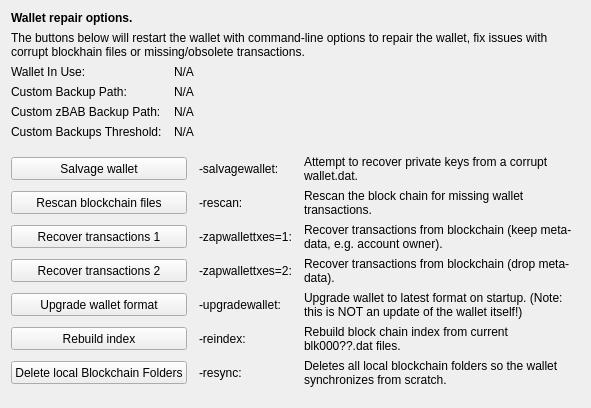
     <widget class="QWidget" name="tab_repair">
      <attribute name="title">
       <string>&amp;Wallet Repair</string>
      </attribute>
      <layout class="QGridLayout" name="gridLayout_4" columnstretch="0,0,0,0">
       <property name="horizontalSpacing">
        <number>12</number>
       </property>
       <item row="0" column="0" colspan="4">
        <widget class="QLabel" name="label_repair_header">
         <property name="font">
          <font>
           <weight>75</weight>
           <bold>true</bold>
          </font>
         </property>
         <property name="text">
          <string>Wallet repair options.</string>
         </property>
        </widget>
       </item>
       <item row="1" column="0" colspan="4">
        <widget class="QLabel" name="label_repair_helptext">
         <property name="font">
          <font>
           <weight>50</weight>
           <bold>false</bold>
          </font>
         </property>
         <property name="text">
          <string>The buttons below will restart the wallet with command-line options to repair the wallet, fix issues with corrupt blockhain files or missing/obsolete transactions.</string>
         </property>
         <property name="wordWrap">
          <bool>true</bool>
         </property>
        </widget>
       </item>
       <item row="2" column="0">
        <widget class="QLabel" name="wallet_path_label">
         <property name="text">
          <string>Wallet In Use:</string>
         </property>
        </widget>
       </item>
       <item row="2" column="1" colspan="3">
        <widget class="QLabel" name="wallet_path">
         <property name="cursor">
          <cursorShape>IBeamCursor</cursorShape>
         </property>
         <property name="text">
          <string>N/A</string>
         </property>
         <property name="textFormat">
          <enum>Qt::PlainText</enum>
         </property>
         <property name="textInteractionFlags">
          <set>Qt::LinksAccessibleByMouse|Qt::TextSelectableByKeyboard|Qt::TextSelectableByMouse</set>
         </property>
        </widget>
       </item>
       <item row="3" column="0">
        <widget class="QLabel" name="wallet_custombackuppath_label">
         <property name="text">
          <string>Custom Backup Path:</string>
         </property>
         <property name="visible">
          <bool>false</bool>
         </property>
        </widget>
       </item>
       <item row="3" column="1" colspan="3">
        <widget class="QLabel" name="wallet_custombackuppath">
         <property name="cursor">
          <cursorShape>IBeamCursor</cursorShape>
         </property>
         <property name="text">
          <string>N/A</string>
         </property>
         <property name="textFormat">
          <enum>Qt::PlainText</enum>
         </property>
         <property name="textInteractionFlags">
          <set>Qt::LinksAccessibleByMouse|Qt::TextSelectableByKeyboard|Qt::TextSelectableByMouse</set>
         </property>
         <property name="visible">
          <bool>false</bool>
         </property>
        </widget>
       </item>
       <item row="4" column="0">
        <widget class="QLabel" name="wallet_customzbabbackuppath_label">
         <property name="text">
          <string>Custom zBAB Backup Path:</string>
         </property>
         <property name="visible">
          <bool>false</bool>
         </property>
        </widget>
       </item>
       <item row="4" column="1" colspan="3">
        <widget class="QLabel" name="wallet_customzbabbackuppath">
         <property name="cursor">
          <cursorShape>IBeamCursor</cursorShape>
         </property>
         <property name="text">
          <string>N/A</string>
         </property>
         <property name="textFormat">
          <enum>Qt::PlainText</enum>
         </property>
         <property name="textInteractionFlags">
          <set>Qt::LinksAccessibleByMouse|Qt::TextSelectableByKeyboard|Qt::TextSelectableByMouse</set>
         </property>
         <property name="visible">
          <bool>false</bool>
         </property>
        </widget>
       </item>
       <item row="5" column="0">
        <widget class="QLabel" name="wallet_custombackupthreshold_label">
         <property name="text">
          <string>Custom Backups Threshold:</string>
         </property>
         <property name="visible">
          <bool>false</bool>
         </property>
        </widget>
       </item>
       <item row="5" column="1" colspan="3">
        <widget class="QLabel" name="wallet_custombackupthreshold">
         <property name="cursor">
          <cursorShape>IBeamCursor</cursorShape>
         </property>
         <property name="text">
          <string>N/A</string>
         </property>
         <property name="textFormat">
          <enum>Qt::PlainText</enum>
         </property>
         <property name="textInteractionFlags">
          <set>Qt::LinksAccessibleByMouse|Qt::TextSelectableByKeyboard|Qt::TextSelectableByMouse</set>
         </property>
         <property name="visible">
          <bool>false</bool>
         </property>
        </widget>
       </item>
       <item row="6" column="0">
        <spacer name="verticalSpacer_repair1">
         <property name="orientation">
          <enum>Qt::Vertical</enum>
         </property>
         <property name="sizeHint" stdset="0">
          <size>
           <width>10</width>
           <height>10</height>
          </size>
         </property>
        </spacer>
       </item>
       <item row="7" column="0" colspan="2">
        <widget class="QPushButton" name="btn_salvagewallet">
         <property name="minimumSize">
          <size>
           <width>100</width>
           <height>23</height>
          </size>
         </property>
         <property name="text">
          <string>Salvage wallet</string>
         </property>
        </widget>
       </item>
       <item row="7" column="2">
        <widget class="QLabel" name="label_repair_salvage_command">
         <property name="text">
          <string notr="true">-salvagewallet:</string>
         </property>
        </widget>
       </item>
       <item row="7" column="3">
        <widget class="QLabel" name="label_repair_salvage">
         <property name="text">
          <string>Attempt to recover private keys from a corrupt wallet.dat.</string>
         </property>
         <property name="wordWrap">
          <bool>true</bool>
         </property>
        </widget>
       </item>
       <item row="8" column="0" colspan="2">
        <widget class="QPushButton" name="btn_rescan">
         <property name="minimumSize">
          <size>
           <width>100</width>
           <height>23</height>
          </size>
         </property>
         <property name="text">
          <string>Rescan blockchain files</string>
         </property>
        </widget>
       </item>
       <item row="8" column="2">
        <widget class="QLabel" name="label_repair_rescan_command">
         <property name="text">
          <string notr="true">-rescan:</string>
         </property>
        </widget>
       </item>
       <item row="8" column="3">
        <widget class="QLabel" name="label_repair_rescan">
         <property name="text">
          <string>Rescan the block chain for missing wallet transactions.</string>
         </property>
         <property name="wordWrap">
          <bool>true</bool>
         </property>
        </widget>
       </item>
       <item row="9" column="0" colspan="2">
        <widget class="QPushButton" name="btn_zapwallettxes1">
         <property name="minimumSize">
          <size>
           <width>100</width>
           <height>23</height>
          </size>
         </property>
         <property name="text">
          <string>Recover transactions 1</string>
         </property>
        </widget>
       </item>
       <item row="9" column="2">
        <widget class="QLabel" name="label_repair_zap1_command">
         <property name="text">
          <string notr="true">-zapwallettxes=1:</string>
         </property>
        </widget>
       </item>
       <item row="9" column="3">
        <widget class="QLabel" name="label_repair_zap1">
         <property name="text">
          <string>Recover transactions from blockchain (keep meta-data, e.g. account owner).</string>
         </property>
         <property name="wordWrap">
          <bool>true</bool>
         </property>
        </widget>
       </item>
       <item row="10" column="0" colspan="2">
        <widget class="QPushButton" name="btn_zapwallettxes2">
         <property name="minimumSize">
          <size>
           <width>100</width>
           <height>23</height>
          </size>
         </property>
         <property name="text">
          <string>Recover transactions 2</string>
         </property>
        </widget>
       </item>
       <item row="10" column="2">
        <widget class="QLabel" name="label_repair_zap2_command">
         <property name="text">
          <string notr="true">-zapwallettxes=2:</string>
         </property>
        </widget>
       </item>
       <item row="10" column="3">
        <widget class="QLabel" name="label_repair_zap2">
         <property name="text">
          <string>Recover transactions from blockchain (drop meta-data).</string>
         </property>
         <property name="wordWrap">
          <bool>true</bool>
         </property>
        </widget>
       </item>
       <item row="11" column="0" colspan="2">
        <widget class="QPushButton" name="btn_upgradewallet">
         <property name="minimumSize">
          <size>
           <width>100</width>
           <height>23</height>
          </size>
         </property>
         <property name="text">
          <string>Upgrade wallet format</string>
         </property>
        </widget>
       </item>
       <item row="11" column="2">
        <widget class="QLabel" name="label_repair_upgrade_command">
         <property name="text">
          <string notr="true">-upgradewallet:</string>
         </property>
        </widget>
       </item>
       <item row="11" column="3">
        <widget class="QLabel" name="label_repair_upgrade">
         <property name="text">
          <string>Upgrade wallet to latest format on startup. (Note: this is NOT an update of the wallet itself!)</string>
         </property>
         <property name="wordWrap">
          <bool>true</bool>
         </property>
        </widget>
       </item>
       <item row="12" column="0" colspan="2">
        <widget class="QPushButton" name="btn_reindex">
         <property name="minimumSize">
          <size>
           <width>100</width>
           <height>23</height>
          </size>
         </property>
         <property name="text">
          <string>Rebuild index</string>
         </property>
        </widget>
       </item>
       <item row="12" column="2">
        <widget class="QLabel" name="label_repair_reindex_command">
         <property name="text">
          <string notr="true">-reindex:</string>
         </property>
        </widget>
       </item>
       <item row="12" column="3">
        <widget class="QLabel" name="label_repair_reindex">
         <property name="text">
          <string>Rebuild block chain index from current blk000??.dat files.</string>
         </property>
         <property name="wordWrap">
          <bool>true</bool>
         </property>
        </widget>
       </item>
       <item row="13" column="0" colspan="2">
        <widget class="QPushButton" name="btn_resync">
         <property name="minimumSize">
          <size>
           <width>100</width>
           <height>23</height>
          </size>
         </property>
         <property name="text">
          <string>Delete local Blockchain Folders</string>
         </property>
        </widget>
       </item>
       <item row="13" column="2">
        <widget class="QLabel" name="label_repair_resync_command">
         <property name="text">
          <string>-resync:</string>
         </property>
        </widget>
       </item>
       <item row="13" column="3">
        <widget class="QLabel" name="label_repair_resync">
         <property name="text">
          <string>Deletes all local blockchain folders so the wallet synchronizes from scratch.</string>
         </property>
         <property name="wordWrap">
          <bool>true</bool>
         </property>
        </widget>
       </item>
       <item row="14" column="0">
        <spacer name="verticalSpacer_repair2">
         <property name="orientation">
          <enum>Qt::Vertical</enum>
         </property>
         <property name="sizeHint" stdset="0">
          <size>
           <width>20</width>
           <height>10</height>
          </size>
         </property>
        </spacer>
       </item>
      </layout>
     </widget>
